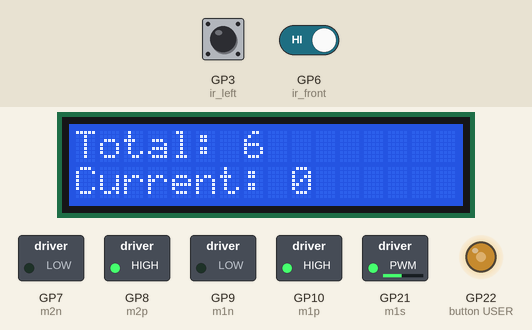
Recording of a program running on a simulated Raspberry Pi Pico running MicroPython. Parts: 16×2 character LCD, switched loads named in the program (green lamp = pin HIGH), output pins drawn as LEDs (lit = HIGH). The test bench sets the inputs (shaded band); at power-on: GP6 (ir_front) HIGH, GP3 (ir_left) HIGH. At 5.6 s the program stops and its outputs stay as they are.

Above: at 2.3 s.
2.4 s: GP6 (ir_front) driven LOW
At 3.7 s:
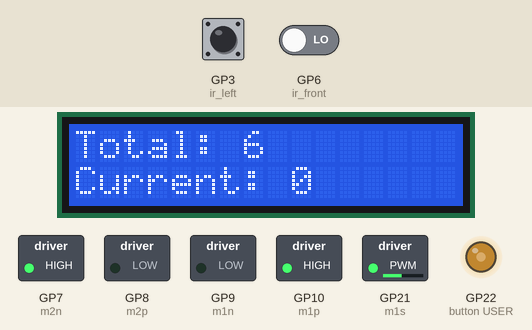
At 6.8 s:
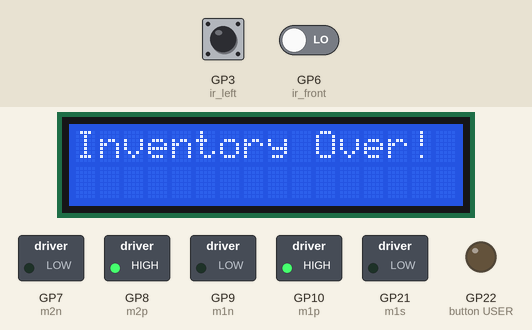
Timing chart, 0 to 7.1 s (numbered marks = the images above; inputs shaded):
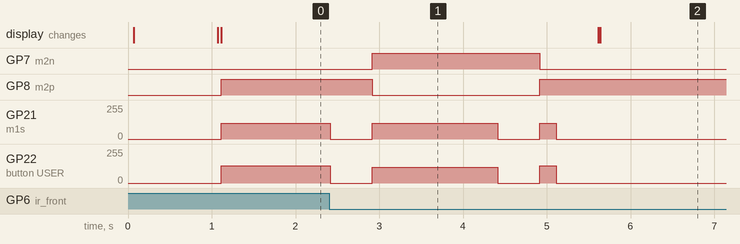

The program:

IR_Inventory.py
```python
#Import necessary modules
from machine import Pin, I2C, PWM
from time import sleep
from i2c_lcd import I2cLcd

#Initialize LCD
i2c = I2C(0, scl=Pin(5), sda=Pin(4), freq=400000)
lcd = I2cLcd(i2c, 0x27, 2, 16)

#Motor1 Connections
m1p = Pin(10,Pin.OUT)
m1n = Pin(9,Pin.OUT)
m1s = PWM(Pin(21),freq=1000)

#Motor2 Connections
m2p = Pin(8,Pin.OUT)
m2n = Pin(7,Pin.OUT)
m2s = PWM(Pin(22),freq=1000)

#IR Connections
ir_front = Pin(6, Pin.IN)
ir_left = Pin(3, Pin.IN)

#Variables
box_count = 0
box_detected = False
stock = 6
u_turn_done = False

#Fucntion to move robot forward
def forward():
  m1p.value(1)
  m1n.value(0)
  m2p.value(1)
  m2n.value(0)
  m1s.duty_u16(30000)
  m2s.duty_u16(32768)

#Function to stop robot
def stop_robot():
  m1s.duty_u16(0)
  m2s.duty_u16(0)

#Function to perform u-turn upon reaching first path end
def u_turn():
  m1p.value(1)
  m1n.value(0)
  m2p.value(0)
  m2n.value(1)
  m1s.duty_u16(30000)
  m2s.duty_u16(30000)
  sleep(1.5)
  stop_robot()
  sleep(0.5)

#Function to display count info on LCD Display
def show_count():
  lcd.clear()
  lcd.move_to(0,0)
  lcd.putstr("Total: ")
  lcd.putstr(str(stock))
  lcd.move_to(0,1)
  lcd.putstr("Current: ")
  lcd.putstr(str(box_count))

#Starting code
lcd.clear()
lcd.putstr("Inventory Start")
sleep(1)
lcd.clear()
show_count()
forward()

#Infinite loop
while True:

  #Checks if path end has been reached
  if ir_front.value() == 0:
    stop_robot()
    sleep(0.5)

    #Checks if u-turn has already been performed
    if not u_turn_done:
      u_turn()
      u_turn_done = True
      forward()
      sleep(0.1)
    else:
      stop_robot()
      lcd.clear()
      lcd.putstr("Inventory Over!")
      break
  else:
    forward()

  #Checks if box is detected
  if ir_left.value() == 0:
    if not box_detected:
      box_count += 1
      box_detected = True
      show_count()
  else:
    box_detected = False

  #Debounce delay
  sleep(0.1)
```

Measured:
- after the input at 2.4 s, GP7 (m2n): LOW → HIGH after 0.51 s, → LOW 2.0 s later; GP8 (m2p): HIGH → LOW after 0.51 s, → HIGH 2.0 s later
